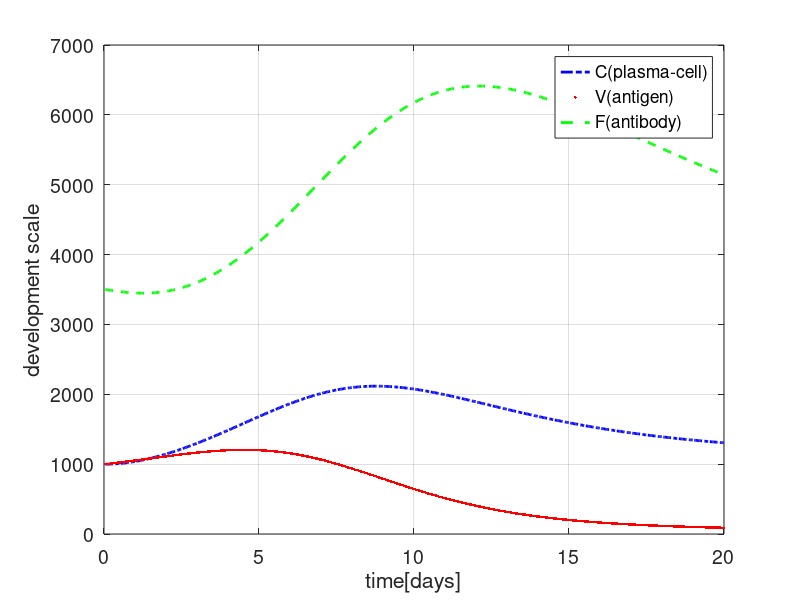
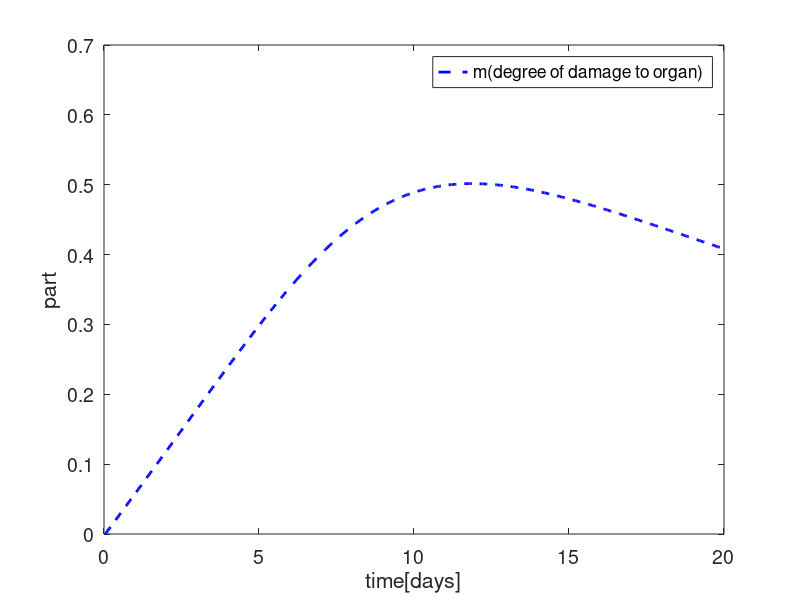

Source code (MATLAB) for these figures, in order:
alpha=0.0000013;%alpha*rho<>mu*eta*gamma
betta=0.4;%multiplication factor of antigens;
gamma=0.0001;%coefficient associated with the probability of neutralization of the antigen by antibodies
etta=0.2;%the number of antibodies required to neutralize a single antigen;
sigma=0.00006;%some constant, its own for each disease
tau=15;%the time during which the formulation of cascade of plasma cells;
rho=1;%the rate of antibody production by a single plasma cell
t0=0;%initial time
tn=20;%time
dt=1/24;%taking time as days
n=(tn-t0)/dt; 
T_cells=7;%life Time Plasma Cells
miu_c=1/T_cells;
T_antib = 3.5;%antibodies Decay Time
miu_f=1/T_antib;
Recovery= 20;%organ Recovery Period 20 for organism is needed 3 0 days for recoverying
miu_m=1/Recovery;
C_st=1000;
F_st=rho*C_st/miu_f;
F=zeros(1,n);%antibody concentration;
V=zeros(1,n);%concentration of pathogenic propagating antigens;
C=zeros(1,n);%plasma cell concentration;
m=zeros(1,n);%relative characteristic of target organ damage, which is [0,1] defined;
C(1)=C_st;
V(1)=1000;
F(1)=F_st;
m(1)=0;
 
for i=2:n
    C(i)=C(i-1)+dt*(sin(m(i-1)*pi/2)*alpha*V(i-1)*(dt*i-tau)*F(i-1)*(dt*i-tau)-miu_c*(C(i-1)-C_st));
    V(i)=V(i-1)+dt*((betta-gamma*F(i-1))*V(i-1));
    F(i)=F(i-1)+dt*(rho*C(i-1) - (miu_f+etta*gamma*V(i-1))*F(i-1));
    m(i)=m(i-1)+dt*(sigma*V(i-1)-miu_m*m(i-1));
    iter=i; 
    if ((m(i) >= 1 || m(i) <= 0 || V(i) <= 0 || C(i) <= 0 || F(i) <= 0))
        break
   end
end 
time=dt*(1:n);
fig=figure(); 
plot(time, C, 'b-.', 'LineWidth',2)
hold on
plot(time, V, 'r.', 'LineWidth', 2)
hold on
plot(time, F, 'g--', 'LineWidth', 2)
set(gca, 'FontSize', 14)
set(fig, 'color', 'white')
grid on
xlabel ('time[days]')
ylabel ('development scale')
legend('C(plasma-cell)', 'V(antigen)', 'F(antibody)');
fig=figure();
plot(time, m, 'b--', 'LineWidth', 2) 
set(gca, 'FontSize', 14)
set(fig, 'color', 'white')
xlabel('time[days]')
ylabel('part')
legend('m(degree of damage to organ)');
